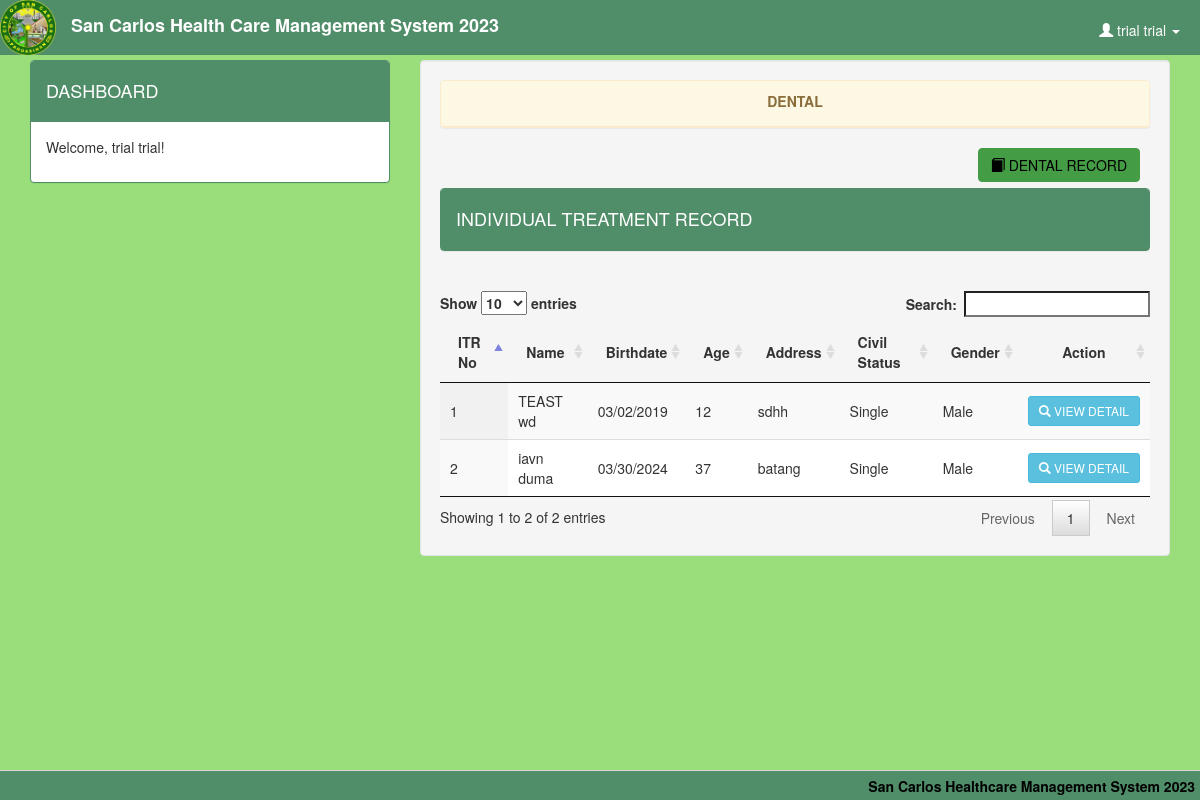
/dental.php (signed in), run on the app's committed database.
### tables this page shows
CREATE TABLE `user` (
  `user_id` int(11) NOT NULL,
  `username` varchar(20) NOT NULL,
  `password` varchar(12) NOT NULL,
  `firstname` varchar(20) NOT NULL,
  `middlename` varchar(20) NOT NULL,
  `lastname` varchar(20) NOT NULL,
  `section` varchar(20) NOT NULL
);

CREATE TABLE `itr` (
  `itr_no` varchar(4) NOT NULL,
  `family_no` varchar(6) NOT NULL,
  `phil_health_no` varchar(11) NOT NULL,
  `firstname` varchar(20) NOT NULL,
  `middlename` varchar(20) NOT NULL,
  `lastname` varchar(20) NOT NULL,
  `birthdate` varchar(20) NOT NULL,
  `age` int(3) NOT NULL,
  `address` varchar(30) NOT NULL,
  `civil_status` varchar(10) NOT NULL,
  `gender` varchar(10) NOT NULL,
  `BP` varchar(10) NOT NULL,
  `TEMP` varchar(10) NOT NULL,
  `PR` varchar(10) NOT NULL,
  `RR` varchar(10) NOT NULL,
  `WT` varchar(10) NOT NULL,
  `HT` varchar(10) NOT NULL
);

### dental.php (the view, shortened to what this page needs)
<!DOCTYPE html>
<?php
	$conn = new mysqli("localhost", "root", "", "hcpms") or die(mysqli_error());
	$query = $conn->query("SELECT * FROM `user` WHERE `user_id` = '$_SESSION[user_id]'") or die(mysqli_error());
	$fetch = $query->fetch_array();
?>
<html lang="en">
<head>
    <link rel="stylesheet" type="text/css" href="css/bootstrap.css"/>
    <link rel="stylesheet" type="text/css" href="css/jquery.dataTables.css"/>
    <link rel="stylesheet" type="text/css" href="css/customize.css"/>
</head>
<body>
<div class="navbar navbar-default navbar-fixed-top">
    <img src="images/hc.png" style="float:left;" height="55px"/><label class="navbar-brand">San Carlos Health Care
        Management System 2023</label>
    <ul class="nav navbar-right">
        <li class="dropdown">
            <a class="user dropdown-toggle" data-toggle="dropdown" href="#">
                <span class="glyphicon glyphicon-user"></span>
                <?php echo $fetch['firstname'] . " " . $fetch['lastname'] ?>
                <b class="caret"></b>
            </a>
        </li>
    </ul>
</div>
<br/>
<br/>
<br/>
<div class="container">
    <div class="row">
        <div class="col-md-4">
            <div class="panel panel-primary">
                <div class="panel-heading">
                    <h4>DASHBOARD</h4>
                </div>
                <div class="panel-body">
                    <p>Welcome, <?php echo $fetch['firstname'] . " " . $fetch['lastname'] ?>!</p>
                </div>
            </div>
        </div>
        <div class="col-md-8">
            <div class="well">
                <div class="panel panel-warning">
                    <div class="panel-heading">
                        <center><label>DENTAL</label></center>
                    </div>
                </div>
                <a href="view_dental_record.php" id="d_record" style="float:right; margin-right:10px;" href=""
                   class="btn btn-success"><span class="glyphicon glyphicon-book"></span> DENTAL RECORD</a>
                <br/>
                <br/>
                <div class="panel panel-primary">
                    <div class="panel-heading">
                        <h4>INDIVIDUAL TREATMENT RECORD</h4>
                    </div>
                </div>
                <br/>
                <table id="table" class="display" cellspacing="0">
                    <thead>
                    <tr>
                        <th>ITR No</th>
                        <th>Name</th>
                        <th>Birthdate</th>
                        <th>Age</th>
                        <th>Address</th>
                        <th>Civil Status</th>
                        <th>Gender</th>
                        <th><center>Action</center></th>
                    </tr>
                    </thead>
                    <tbody>
                    <?php
                    $conn = new mysqli("localhost", "root", "", "hcpms") or die(mysqli_error());
                    $q = $conn->query("SELECT * FROM `itr` ORDER BY `itr_no` DESC") or die(mysqli_error());
                    while ($f = $q->fetch_array()) {
                        ?>
                        <tr>
                            <td><?php echo $f['itr_no'] ?></td>
                            <td><?php echo $f['firstname'] . " " . $f['lastname'] ?></td>
                            <td><?php echo $f['birthdate'] ?></td>
                            <td><?php echo $f['age'] ?></td>
                            <td><?php echo $f['address'] ?></td>
                            <td><?php echo $f['civil_status'] ?></td>
                            <td><?php echo $f['gender'] ?></td>
                            <td>
                                <center>
                                    <a href="view_dental.php?itr_no=<?php echo $f['itr_no'] ?>"
                                       class="btn btn-sm btn-info"><span
                                                class="glyphicon glyphicon-search"></span> VIEW DETAIL</a>
                                </center>
                            </td>
                        </tr>
                        <?php
                    }
                    ?>
                    </tbody>
                </table>
            </div>
            <div id="footer">
                <label class="footer-title">San Carlos Healthcare Management System 2023</label>
            </div>
        </div>
    </div>
</div>
</body>
</html>

### css/customize.css (style rules this page uses)
html, body { height:100%; }
#footer { height:30px; width:100%; background-color: #508D69; background-repeat: no-repeat; filter: none; border: 1px solid #D5D5D5; position: fixed; right: 0; left: 0; z-index: 1030; bottom: 0; border-width: 1px 0 0; }
.user { color:#fff; margin-top:10px; margin-right:20px; }
.footer-title { margin-top:5px; color: #000; margin-right:5px; float:right; font-family:Helvetica Neue; }

### dental.php (style rules this page uses)
body { background-color: #9ADE7B; }
.navbar-default { background-color: #508D69; border-color: #9ADE7B; }
.navbar-default .navbar-brand { color: #ffffff; }

### data on the page
user: firstname "trial", lastname "trial"
itr: itr_no "2", firstname "iavn", lastname "duma", birthdate "03/30/2024", age "37", address "batang", civil_status "Single", gender "Male"
itr: itr_no "1", firstname "TEAST", lastname "wd", birthdate "03/02/2019", age "12", address "sdhh", civil_status "Single", gender "Male"
